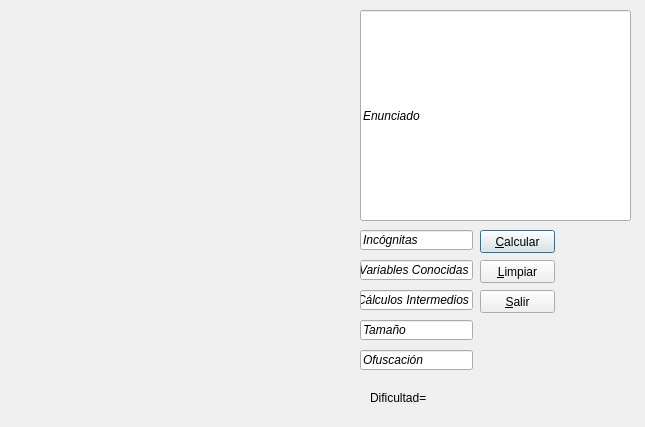
<?xml version="1.0" encoding="UTF-8"?>
<ui version="4.0">
 <class>Dialog</class>
 <widget class="QDialog" name="Dialog">
  <property name="geometry">
   <rect>
    <x>0</x>
    <y>0</y>
    <width>645</width>
    <height>427</height>
   </rect>
  </property>
  <property name="windowTitle">
   <string>Dialog</string>
  </property>
  <widget class="QLineEdit" name="txtIncognitas">
   <property name="geometry">
    <rect>
     <x>360</x>
     <y>230</y>
     <width>113</width>
     <height>20</height>
    </rect>
   </property>
   <property name="font">
    <font>
     <italic>true</italic>
    </font>
   </property>
   <property name="text">
    <string>Incógnitas</string>
   </property>
  </widget>
  <widget class="QLineEdit" name="txtVarConocidas">
   <property name="geometry">
    <rect>
     <x>360</x>
     <y>260</y>
     <width>113</width>
     <height>20</height>
    </rect>
   </property>
   <property name="font">
    <font>
     <italic>true</italic>
    </font>
   </property>
   <property name="text">
    <string>Variables Conocidas</string>
   </property>
  </widget>
  <widget class="QLineEdit" name="txtCalcIntermedios">
   <property name="geometry">
    <rect>
     <x>360</x>
     <y>290</y>
     <width>113</width>
     <height>20</height>
    </rect>
   </property>
   <property name="font">
    <font>
     <italic>true</italic>
    </font>
   </property>
   <property name="text">
    <string>Cálculos Intermedios</string>
   </property>
  </widget>
  <widget class="QLineEdit" name="txtTam">
   <property name="geometry">
    <rect>
     <x>360</x>
     <y>320</y>
     <width>113</width>
     <height>20</height>
    </rect>
   </property>
   <property name="font">
    <font>
     <italic>true</italic>
    </font>
   </property>
   <property name="text">
    <string>Tamaño</string>
   </property>
  </widget>
  <widget class="QLineEdit" name="txtOfuscacion">
   <property name="geometry">
    <rect>
     <x>360</x>
     <y>350</y>
     <width>113</width>
     <height>20</height>
    </rect>
   </property>
   <property name="font">
    <font>
     <italic>true</italic>
    </font>
   </property>
   <property name="text">
    <string>Ofuscación</string>
   </property>
  </widget>
  <widget class="QPushButton" name="btnCalcular">
   <property name="geometry">
    <rect>
     <x>480</x>
     <y>230</y>
     <width>75</width>
     <height>23</height>
    </rect>
   </property>
   <property name="text">
    <string>&amp;Calcular</string>
   </property>
  </widget>
  <widget class="QLabel" name="lblDificultad">
   <property name="geometry">
    <rect>
     <x>370</x>
     <y>390</y>
     <width>171</width>
     <height>16</height>
    </rect>
   </property>
   <property name="text">
    <string>Dificultad= </string>
   </property>
  </widget>
  <widget class="QLineEdit" name="txtEnunciado">
   <property name="geometry">
    <rect>
     <x>360</x>
     <y>10</y>
     <width>271</width>
     <height>211</height>
    </rect>
   </property>
   <property name="font">
    <font>
     <italic>true</italic>
    </font>
   </property>
   <property name="text">
    <string>Enunciado</string>
   </property>
  </widget>
  <widget class="QPushButton" name="btnSalir">
   <property name="geometry">
    <rect>
     <x>480</x>
     <y>290</y>
     <width>75</width>
     <height>23</height>
    </rect>
   </property>
   <property name="text">
    <string>&amp;Salir</string>
   </property>
  </widget>
  <widget class="QPushButton" name="btnLimpiar">
   <property name="geometry">
    <rect>
     <x>480</x>
     <y>260</y>
     <width>75</width>
     <height>23</height>
    </rect>
   </property>
   <property name="text">
    <string>&amp;Limpiar</string>
   </property>
  </widget>
 </widget>
 <resources/>
 <connections/>
</ui>
